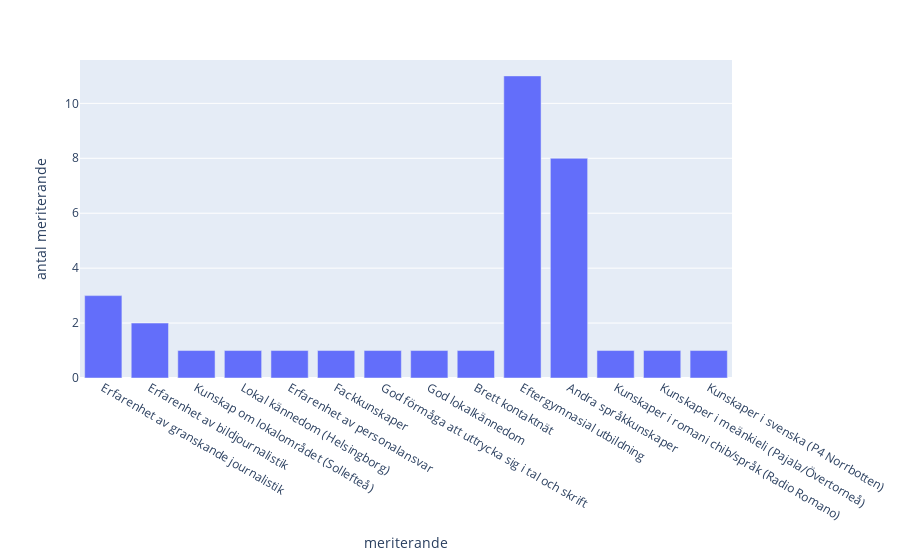

Write notebook code for a chart like this one.
### Code cell
px.bar(df_merit, y="antal meriterande", x="meriterande")

### Figure 1 — Plotly figure (JSON) as saved in the notebook; plotly's stock layout.template omitted (floating-point values rounded to 4 significant figures)
{"data": [{"hovertemplate": "meriterande=%{x}<br>antal meriterande=%{y}<extra></extra>", "legendgroup": "", "marker": {"color": "#636efa", "pattern": {"shape": ""}}, "name": "", "orientation": "v", "showlegend": false, "textposition": "auto", "type": "bar", "x": ["Erfarenhet av granskande journalistik", "Erfarenhet av bildjournalistik", "Kunskap om lokalområdet (Sollefteå)", "Lokal kännedom (Helsingborg)", "Erfarenhet av personalansvar", "Fackkunskaper", "God förmåga att uttrycka sig i tal och skrift", "God lokalkännedom", "Brett kontaktnät", "Eftergymnasial utbildning", "Andra språkkunskaper", "Kunskaper i romani chib/språk (Radio Romano)", "Kunskaper i meänkieli (Pajala/Övertorneå)", "Kunskaper i svenska (P4 Norrbotten)"], "xaxis": "x", "y": [3, 2, 1, 1, 1, 1, 1, 1, 1, 11, 8, 1, 1, 1], "yaxis": "y"}], "layout": {"barmode": "relative", "legend": {"tracegroupgap": 0}, "margin": {"t": 60}, "xaxis": {"anchor": "y", "domain": [0, 1], "title": {"text": "meriterande"}}, "yaxis": {"anchor": "x", "domain": [0, 1], "title": {"text": "antal meriterande"}}}}
